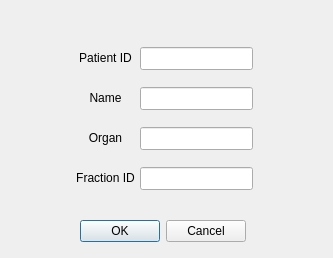
<?xml version="1.0" encoding="UTF-8"?>
<ui version="4.0">
 <class>PatientInput</class>
 <widget class="QDialog" name="PatientInput">
  <property name="geometry">
   <rect>
    <x>0</x>
    <y>0</y>
    <width>333</width>
    <height>258</height>
   </rect>
  </property>
  <property name="windowTitle">
   <string>PatientInput</string>
  </property>
  <widget class="QLineEdit" name="lineEdit_PatientID">
   <property name="geometry">
    <rect>
     <x>140</x>
     <y>47</y>
     <width>113</width>
     <height>23</height>
    </rect>
   </property>
   <property name="text">
    <string/>
   </property>
  </widget>
  <widget class="QLineEdit" name="lineEdit_PatientName">
   <property name="geometry">
    <rect>
     <x>140</x>
     <y>87</y>
     <width>113</width>
     <height>23</height>
    </rect>
   </property>
  </widget>
  <widget class="QLineEdit" name="lineEdit_Organ">
   <property name="geometry">
    <rect>
     <x>140</x>
     <y>127</y>
     <width>113</width>
     <height>23</height>
    </rect>
   </property>
  </widget>
  <widget class="QLineEdit" name="lineEdit_TreatmentIndex">
   <property name="geometry">
    <rect>
     <x>140</x>
     <y>167</y>
     <width>113</width>
     <height>23</height>
    </rect>
   </property>
  </widget>
  <widget class="QLabel" name="label">
   <property name="geometry">
    <rect>
     <x>70</x>
     <y>50</y>
     <width>71</width>
     <height>16</height>
    </rect>
   </property>
   <property name="text">
    <string>Patient ID</string>
   </property>
   <property name="alignment">
    <set>Qt::AlignCenter</set>
   </property>
  </widget>
  <widget class="QLabel" name="label_2">
   <property name="geometry">
    <rect>
     <x>70</x>
     <y>90</y>
     <width>71</width>
     <height>16</height>
    </rect>
   </property>
   <property name="text">
    <string>Name</string>
   </property>
   <property name="alignment">
    <set>Qt::AlignCenter</set>
   </property>
  </widget>
  <widget class="QLabel" name="label_3">
   <property name="geometry">
    <rect>
     <x>70</x>
     <y>130</y>
     <width>71</width>
     <height>16</height>
    </rect>
   </property>
   <property name="text">
    <string>Organ</string>
   </property>
   <property name="alignment">
    <set>Qt::AlignCenter</set>
   </property>
  </widget>
  <widget class="QLabel" name="label_4">
   <property name="geometry">
    <rect>
     <x>70</x>
     <y>170</y>
     <width>71</width>
     <height>16</height>
    </rect>
   </property>
   <property name="text">
    <string>Fraction ID</string>
   </property>
   <property name="alignment">
    <set>Qt::AlignCenter</set>
   </property>
  </widget>
  <widget class="QDialogButtonBox" name="buttonBox">
   <property name="geometry">
    <rect>
     <x>80</x>
     <y>220</y>
     <width>166</width>
     <height>23</height>
    </rect>
   </property>
   <property name="toolTip">
    <string/>
   </property>
   <property name="locale">
    <locale language="English" country="UnitedStates"/>
   </property>
   <property name="standardButtons">
    <set>QDialogButtonBox::Cancel|QDialogButtonBox::Ok</set>
   </property>
  </widget>
 </widget>
 <resources/>
 <connections/>
</ui>
